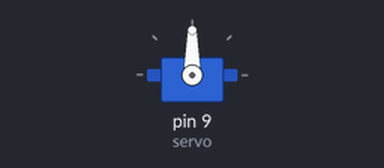
Bench run of a sketch on a simulated Arduino Uno, built with avr-gcc and run on an emulated ATmega328P. Shown: servo.

Above: at 0.05 s.
At 2.15 s:
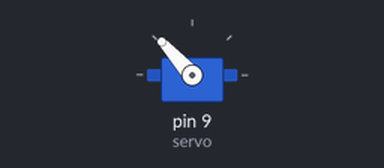
At 4.25 s:
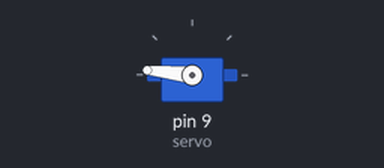
At 8.5 s:
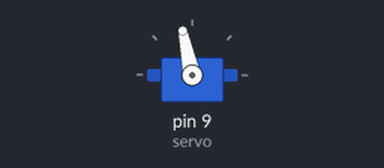
Timing chart, 0 to 11.8 s (numbered marks = the images above):
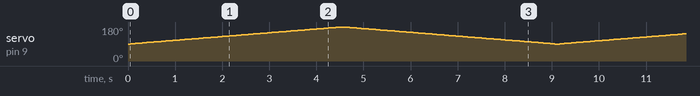

The sketch:

q1.ino
```cpp
#include <Servo.h>

Servo servo;

int degree;
void setup() {
  servo.attach(9,1000,2000);  // attaches the servo on pin 9 to the servo object
}

void loop() {
  for (degree = 0; degree <= 90; degree ++) {
    servo.write(degree+90);
    delay(50);
  }
  for (degree = 90; degree >= 0; degree --) {
    servo.write(degree+90);
    delay(50);
  }
}
```
